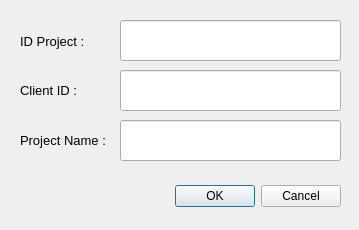
<?xml version="1.0" encoding="UTF-8"?>
<ui version="4.0">
 <class>addProject</class>
 <widget class="QDialog" name="addProject">
  <property name="geometry">
   <rect>
    <x>0</x>
    <y>0</y>
    <width>359</width>
    <height>230</height>
   </rect>
  </property>
  <property name="windowTitle">
   <string>Add Project</string>
  </property>
  <widget class="QDialogButtonBox" name="buttonBox">
   <property name="geometry">
    <rect>
     <x>20</x>
     <y>180</y>
     <width>321</width>
     <height>32</height>
    </rect>
   </property>
   <property name="orientation">
    <enum>Qt::Horizontal</enum>
   </property>
   <property name="standardButtons">
    <set>QDialogButtonBox::Cancel|QDialogButtonBox::Ok</set>
   </property>
  </widget>
  <widget class="QLineEdit" name="lineEditProjectId">
   <property name="geometry">
    <rect>
     <x>120</x>
     <y>20</y>
     <width>221</width>
     <height>41</height>
    </rect>
   </property>
  </widget>
  <widget class="QLineEdit" name="lineEditClientId">
   <property name="geometry">
    <rect>
     <x>120</x>
     <y>70</y>
     <width>221</width>
     <height>41</height>
    </rect>
   </property>
  </widget>
  <widget class="QLineEdit" name="lineEditProjectName">
   <property name="geometry">
    <rect>
     <x>120</x>
     <y>120</y>
     <width>221</width>
     <height>41</height>
    </rect>
   </property>
  </widget>
  <widget class="QWidget" name="layoutWidget">
   <property name="geometry">
    <rect>
     <x>20</x>
     <y>120</y>
     <width>101</width>
     <height>41</height>
    </rect>
   </property>
   <layout class="QVBoxLayout" name="verticalLayout_2">
    <item>
     <widget class="QLabel" name="label_3">
      <property name="font">
       <font>
        <pointsize>10</pointsize>
       </font>
      </property>
      <property name="text">
       <string>Project Name :</string>
      </property>
     </widget>
    </item>
   </layout>
  </widget>
  <widget class="QWidget" name="layoutWidget">
   <property name="geometry">
    <rect>
     <x>20</x>
     <y>20</y>
     <width>101</width>
     <height>91</height>
    </rect>
   </property>
   <layout class="QVBoxLayout" name="verticalLayout">
    <item>
     <widget class="QLabel" name="label">
      <property name="font">
       <font>
        <pointsize>10</pointsize>
       </font>
      </property>
      <property name="text">
       <string>ID Project :</string>
      </property>
     </widget>
    </item>
    <item>
     <widget class="QLabel" name="label_2">
      <property name="font">
       <font>
        <pointsize>10</pointsize>
       </font>
      </property>
      <property name="text">
       <string>Client ID :</string>
      </property>
     </widget>
    </item>
   </layout>
  </widget>
 </widget>
 <resources/>
 <connections>
  <connection>
   <sender>buttonBox</sender>
   <signal>accepted()</signal>
   <receiver>addProject</receiver>
   <slot>accept()</slot>
   <hints>
    <hint type="sourcelabel">
     <x>248</x>
     <y>254</y>
    </hint>
    <hint type="destinationlabel">
     <x>157</x>
     <y>274</y>
    </hint>
   </hints>
  </connection>
  <connection>
   <sender>buttonBox</sender>
   <signal>rejected()</signal>
   <receiver>addProject</receiver>
   <slot>reject()</slot>
   <hints>
    <hint type="sourcelabel">
     <x>316</x>
     <y>260</y>
    </hint>
    <hint type="destinationlabel">
     <x>286</x>
     <y>274</y>
    </hint>
   </hints>
  </connection>
 </connections>
</ui>
